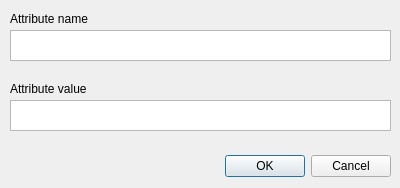
<?xml version="1.0" encoding="UTF-8"?>
<ui version="4.0">
 <class>SemanticAttributeDialog</class>
 <widget class="QDialog" name="SemanticAttributeDialog">
  <property name="geometry">
   <rect>
    <x>0</x>
    <y>0</y>
    <width>400</width>
    <height>188</height>
   </rect>
  </property>
  <property name="windowTitle">
   <string>Add textual property</string>
  </property>
  <widget class="QDialogButtonBox" name="buttonBox">
   <property name="geometry">
    <rect>
     <x>50</x>
     <y>150</y>
     <width>341</width>
     <height>32</height>
    </rect>
   </property>
   <property name="orientation">
    <enum>Qt::Horizontal</enum>
   </property>
   <property name="standardButtons">
    <set>QDialogButtonBox::Cancel|QDialogButtonBox::Ok</set>
   </property>
  </widget>
  <widget class="QPlainTextEdit" name="nameTextEdit">
   <property name="geometry">
    <rect>
     <x>10</x>
     <y>30</y>
     <width>381</width>
     <height>31</height>
    </rect>
   </property>
  </widget>
  <widget class="QLabel" name="label">
   <property name="geometry">
    <rect>
     <x>10</x>
     <y>10</y>
     <width>111</width>
     <height>17</height>
    </rect>
   </property>
   <property name="text">
    <string>Attribute name</string>
   </property>
  </widget>
  <widget class="QLabel" name="label_2">
   <property name="geometry">
    <rect>
     <x>10</x>
     <y>80</y>
     <width>111</width>
     <height>17</height>
    </rect>
   </property>
   <property name="text">
    <string>Attribute value</string>
   </property>
  </widget>
  <widget class="QPlainTextEdit" name="valueTextEdit">
   <property name="geometry">
    <rect>
     <x>10</x>
     <y>100</y>
     <width>381</width>
     <height>31</height>
    </rect>
   </property>
  </widget>
 </widget>
 <resources/>
 <connections>
  <connection>
   <sender>buttonBox</sender>
   <signal>accepted()</signal>
   <receiver>SemanticAttributeDialog</receiver>
   <slot>accept()</slot>
   <hints>
    <hint type="sourcelabel">
     <x>248</x>
     <y>254</y>
    </hint>
    <hint type="destinationlabel">
     <x>157</x>
     <y>274</y>
    </hint>
   </hints>
  </connection>
  <connection>
   <sender>buttonBox</sender>
   <signal>rejected()</signal>
   <receiver>SemanticAttributeDialog</receiver>
   <slot>reject()</slot>
   <hints>
    <hint type="sourcelabel">
     <x>316</x>
     <y>260</y>
    </hint>
    <hint type="destinationlabel">
     <x>286</x>
     <y>274</y>
    </hint>
   </hints>
  </connection>
 </connections>
</ui>
